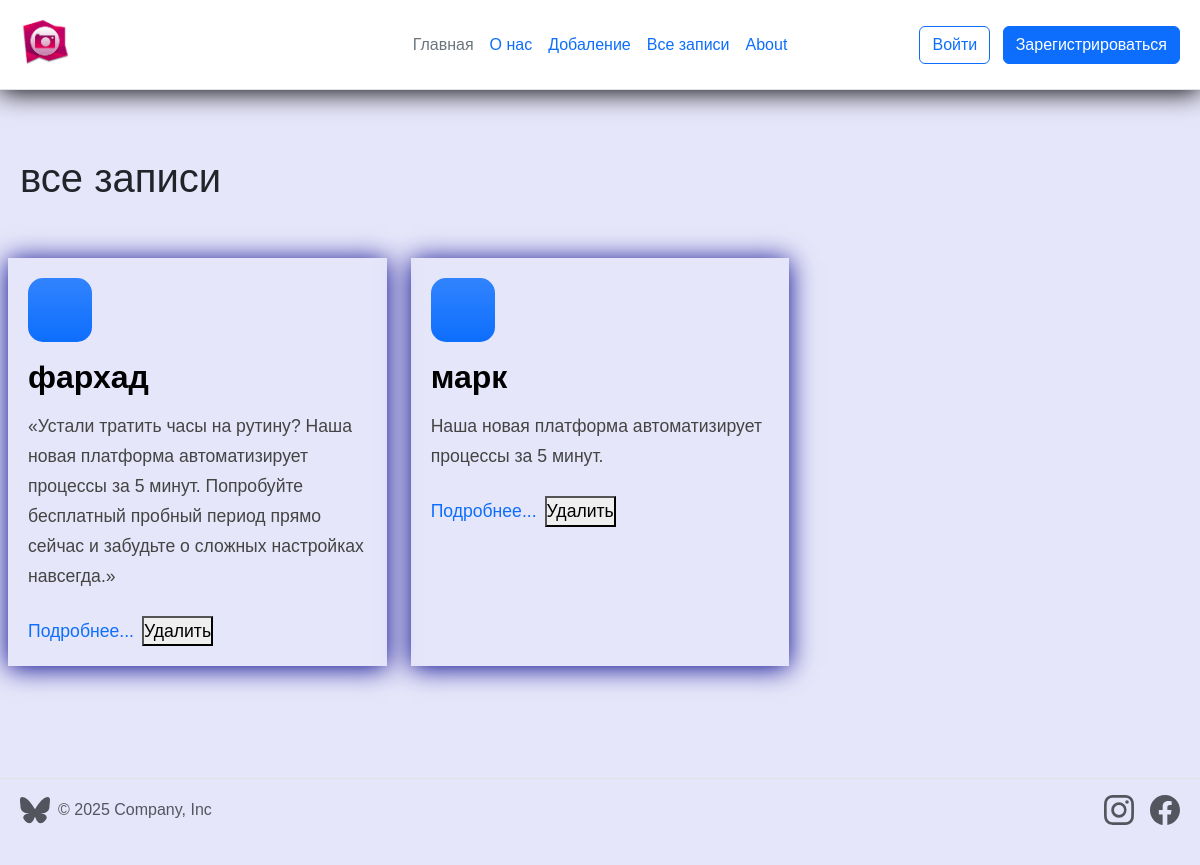
Page /post on the committed database.
### models.py (models this page shows)
class Post(db.Model):
    __tablename__ = "posts"
    id = db.Column(db.Integer, primary_key=True)
    title = db.Column(db.String(300), nullable=False)
    content = db.Column(db.Text, nullable=False)
    created_at = db.Column(db.DateTime, default=datetime.utcnow)
    user_id = db.Column(db.Integer, db.ForeignKey("users.id"), nullable=False)

### app.py (the view)
@app.route("/post")
def post():
    new_post = Post.query.all()
    return render_template("post.html", posts=new_post)

### app.py (called while the page is built)
@app.context_processor
def inject_user():
    user = None
    if "user_id" in session:
        user = User.query.get(session["user_id"])
    return dict(user=user)

### templates/post.html (shortened to what this page needs)
{% extends 'base.html' %}
{% block content %}
<h1>все записи</h1>
<div class="row g-4 py-5 row-cols-1 row-cols-lg-3">
    {% for post in posts %}
    <div class="feature col">
        <div class="feature-icon d-inline-flex align-items-center justify-content-center text-bg-primary bg-gradient fs-2 mb-3">
            <svg class="bi" width="1em" height="1em" aria-hidden="true">
                <use xlink:href="#collection"></use>
            </svg>
        </div>
        <h3 class="fs-2 text-body-emphasis">{{ post.title}}</h3>
        <p>{{ post.content}}</p> <a href="#" class="icon-link">
        Подробнее...
        <form method="POST" action="/delete/{{ post.id }}">
            <button type="submit">Удалить</button>
        </form>
        <svg class="bi" aria-hidden="true">
            <use xlink:href="#chevron-right"></use>
        </svg>
    </a></div>
    {% endfor %}
</div>
{% endblock %}

### templates/base.html (shortened to what this page needs)
<!doctype html>
<html lang="en">
<head>
    <link href="https://cdn.jsdelivr.net/npm/bootstrap@5.3.3/dist/css/bootstrap.min.css" rel="stylesheet"
    >
    <link rel="stylesheet" href="{{ url_for('static', filename='css/main.css') }}">
</head>
<body>
<div class="page">
    <header class="d-flex flex-wrap align-items-center justify-content-center justify-content-md-between py-3 mb-4 border-bottom">
        <div class="col-md-3 mb-2 mb-md-0"><a href="/" class="d-inline-flex link-body-emphasis text-decoration-none">
            <img class="header__img" src="{{ url_for('static', filename='img/shop.jpg') }}" alt="shop">
        </a></div>
        <ul class="nav col-12 col-md-auto mb-2 justify-content-center mb-md-0">
            <li><a href="{{ url_for('index') }}" class="nav-link px-2 link-secondary">Главная</a></li>
            <li><a href="{{ url_for('about') }}" class="nav-link px-2">О нас</a></li>
            <li><a href="{{ url_for('create') }}" class="nav-link px-2">Добаление</a></li>
            <li><a href="{{ url_for('post') }}" class="nav-link px-2">Все записи</a></li>
            <li><a href="#" class="nav-link px-2">About</a></li>
        </ul>
        <div class="col-md-3 text-end">
            {% if user %}
            <span class="me-2">👤 {{ user.email }}</span>
            <a href="{{ url_for('logout') }}" class="btn btn-danger">
                Выйти
            </a>
            {% else %}
            <button type="button"
                    class="btn btn-outline-primary me-2"
                    onclick="window.location.href='{{ url_for('login') }}'">
                Войти
            </button>
            <button type="button"
                    class="btn btn-primary"
                    onclick="window.location.href='{{ url_for('register') }}'">
                Зарегистрироваться
            </button>
            {% endif %}
        </div>
    </header>
    <div class="content">
        {% block content %}{% endblock %}
    </div>
    <footer class="d-flex flex-wrap justify-content-between align-items-center py-3 my-4 border-top">
        <div class="col-md-4 d-flex align-items-center"><a href="/"
                                                           class="mb-3 me-2 mb-md-0 text-body-secondary text-decoration-none lh-1"
                                                           aria-label="Bootstrap">
        </a> <span class="mb-3 mb-md-0 text-body-secondary">© 2025 Company, Inc</span></div>
        <ul class="nav col-md-4 justify-content-end list-unstyled d-flex">
            <li class="ms-3"><a class="text-body-secondary" href="#" aria-label="Instagram">
            </a></li>
            <li class="ms-3"><a class="text-body-secondary" href="#" aria-label="Facebook">
            </a></li>
        </ul>
    </footer>
</div>
</body>
</html>

### static/css/main.css (style rules this page uses)
body { margin: 0; }
header { position: sticky; top: 0; padding: 20px; z-index: 1000; background: #fff; -webkit-box-shadow: 0 25px rgba(0, 0, 0, 15); box-shadow: 0 2px 25px rgba(0, 0, 0, 15); }
.header__img { height: 50px; width: 50px; }
footer { padding: 20px; }
.page { background-color: lavender; display: flex; flex-direction: column; min-height: 100vh; }
.content { margin: 0 auto; padding: 40px 20px; flex: 1 1 auto; }
* { margin: 0; padding: 0; box-sizing: border-box; }
body { font-family: Arial, sans-serif; background: #f8f9fa; color: #212529; }
.row { display: flex; flex-wrap: wrap; gap: 30px; }
.g-4 { gap: 1.5rem; }
.py-5 { padding-top: 3rem; padding-bottom: 3rem; }
.row-cols-lg-3 > * { width: calc(33.333% - 1rem); }
.feature { padding: 20px; -webkit-box-shadow: 0 25px rgba(0, 0, 139, 1); box-shadow: 0 2px 25px rgba(0, 0, 139, 1); }
.feature-icon { width: 4rem; height: 4rem; border-radius: 15px; background: linear-gradient(135deg, #0d6efd, #0b5ed7); color: white; margin-bottom: 1rem; }
.d-inline-flex { display: inline-flex; }
.align-items-center { align-items: center; }
.justify-content-center { justify-content: center; }
.fs-2 { font-size: 2rem; }
.mb-3 { margin-bottom: 1rem; }
.text-body-emphasis { color: #000; }
.feature h3 { font-size: 2rem; margin-bottom: 1rem; font-weight: 700; }
.feature p { font-size: 1.1rem; line-height: 1.7; margin-bottom: 1.5rem; color: #444; }
.icon-link { display: inline-flex; align-items: center; gap: 8px; color: #0d6efd; text-decoration: none; font-size: 1.1rem; transition: 0.3s; }
.bi { fill: currentColor; }

### rows in the picture
Post: title "фархад", content "«Устали тратить часы на рутину? Наша новая платформа автоматизирует процессы за 5 минут. Попробуйте бесплатный пробный период прямо сейчас и забудьте о сложных настройках навсегда.»"
Post: title "марк", content "Наша новая платформа автоматизирует процессы за 5 минут."
